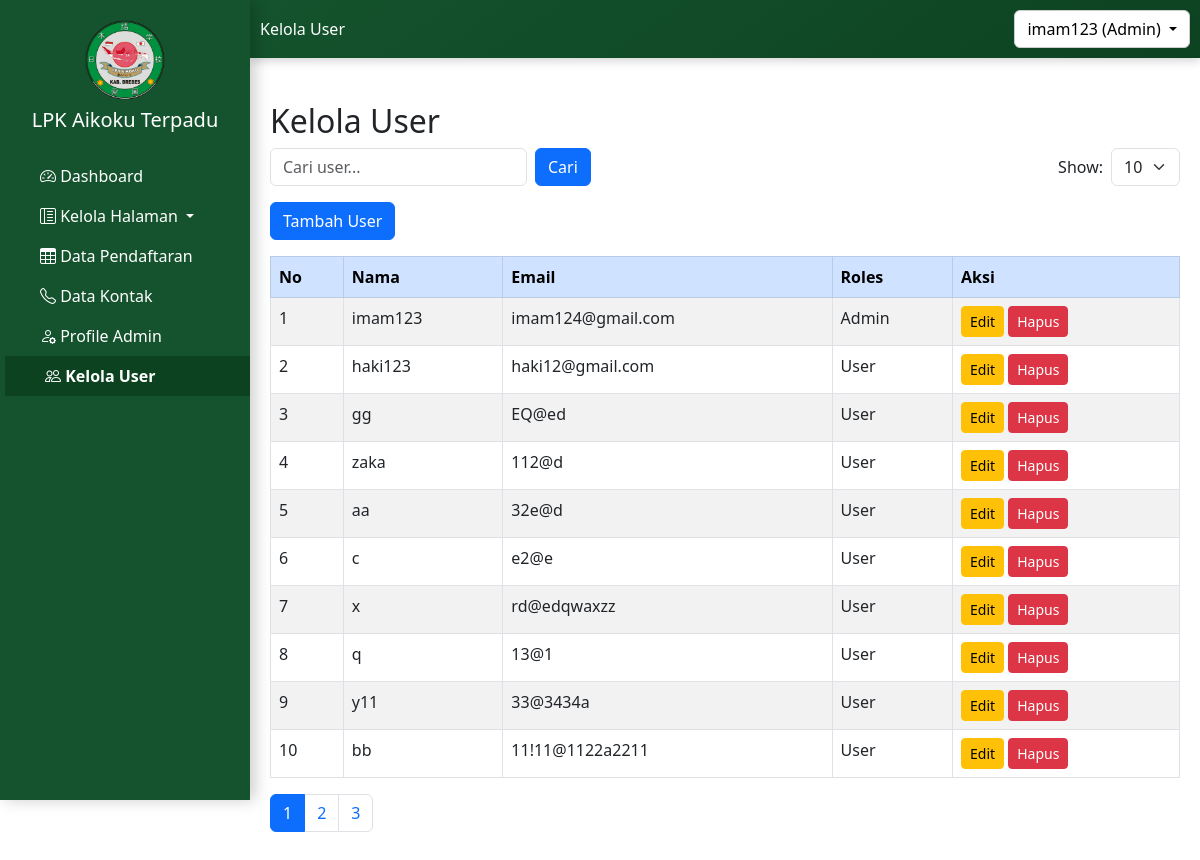
The page /admin/user/kelola_user.php (signed in) on the database its author committed.
### tables this page shows
CREATE TABLE `tb_pengguna` (
  `id_pengguna` int(11) NOT NULL,
  `username` varchar(50) NOT NULL,
  `password` varchar(255) NOT NULL,
  `email_pengguna` varchar(100) NOT NULL,
  `roles` enum('admin','user') DEFAULT 'user',
  `tanggal_aktivitas` timestamp NOT NULL DEFAULT current_timestamp()
);

### admin/user/kelola_user.php (the view, shortened to what this page needs)
<?php
$pageTitle = "Kelola User";
include '../../config.php';
$search = isset($_GET['search']) ? $_GET['search'] : '';
$show = isset($_GET['show']) ? intval($_GET['show']) : 10;
$page = isset($_GET['page']) ? (int) $_GET['page'] : 1;
$offset = ($page - 1) * $show;
$where = "";
$query = mysqli_query($mysqli, "SELECT * FROM tb_pengguna $where LIMIT $show OFFSET $offset");
$total_query = mysqli_query($mysqli, "SELECT COUNT(*) as total FROM tb_pengguna $where");
$total_data = mysqli_fetch_assoc($total_query)['total'];
$total_pages = ceil($total_data / $show);
?>
<!DOCTYPE html>
<html lang="id">
<head>
    <link href="https://cdn.jsdelivr.net/npm/bootstrap@5.3.0/dist/css/bootstrap.min.css" rel="stylesheet">
</head>
<body>
    <?php include '../../sidebar1.php'; ?>
    <div class="container mt-4 content">
        <h2><?= $pageTitle ?></h2>
        <div class="d-flex justify-content-between align-items-center mb-3">
            <form method="GET" action="" class="d-flex gap-2">
                <input type="text" name="search" class="form-control" placeholder="Cari user..."
                    value="<?= htmlspecialchars($search) ?>">
                <button type="submit" class="btn btn-primary">Cari</button>
            </form>
            <form method="GET" action="" class="d-flex align-items-center gap-2">
                <label for="show" class="mb-0">Show:</label>
                <select name="show" id="show" class="form-select" onchange="this.form.submit()">
                    <?php
                    $options = [5, 10, 15, 20, 50];
                    foreach ($options as $option) {
                        $selected = ($show == $option) ? 'selected' : '';
                        echo "<option value='$option' $selected>$option</option>";
                    }
                    ?>
                </select>
            </form>
        </div>
        <button class="btn btn-primary mb-3" data-bs-toggle="modal" data-bs-target="#tambahUserModal">Tambah
            User</button>
        <div class="table-responsive">
            <table class="table table-bordered table-striped">
                <thead class="table-primary">
                    <tr>
                        <th>No</th>
                        <th>Nama</th>
                        <th>Email</th>
                        <th>Roles</th>
                        <th>Aksi</th>
                    </tr>
                </thead>
                <tbody>
                    <?php
                    $no = 1;
                    while ($data = mysqli_fetch_assoc($query)) {
                        ?>
                        <tr>
                            <td><?= $no++ ?></td>
                            <td><?= htmlspecialchars($data['username']) ?></td>
                            <td><?= htmlspecialchars($data['email_pengguna']) ?></td>
                            <td><?= ucfirst($data['roles']) ?></td>
                            <td>
                                <a href="#" class="btn btn-warning btn-sm" data-bs-toggle="modal"
                                    data-bs-target="#editUserModal<?= $data['id_pengguna'] ?>">Edit</a>
                                <a href="hapus_user.php?id=<?= $data['id_pengguna'] ?>" class="btn btn-danger btn-sm"
                                    onclick="return confirm('Yakin ingin menghapus user ini?');">Hapus</a>
                            </td>
                        </tr>
                        <?php
                    }
                    ?>
                </tbody>
            </table>
        </div>
        <nav>
            <ul class="pagination">
                <?php for ($i = 1; $i <= $total_pages; $i++): ?>
                    <li class="page-item <?= ($i == $page) ? 'active' : '' ?>">
                        <a class="page-link"
                            href="?page=<?= $i ?>&show=<?= $show ?>&search=<?= urlencode($search) ?>"><?= $i ?></a>
                    </li>
                <?php endfor; ?>
            </ul>
        </nav>
    </div>
</body>
</html>

### sidebar1.php (style rules this page uses)
.content { margin-left: 250px; padding: 20px; overflow-x: auto; max-width: calc(100vw - 250px); }

### rows shown on the page
tb_pengguna: username "imam123", email_pengguna "imam124@gmail.com", roles "Admin"
tb_pengguna: username "haki123", email_pengguna "haki12@gmail.com", roles "User"
tb_pengguna: username "gg", email_pengguna "EQ@ed", roles "User"
tb_pengguna: username "zaka", email_pengguna "112@d", roles "User"
tb_pengguna: username "aa", email_pengguna "32e@d", roles "User"
tb_pengguna: username "c", email_pengguna "e2@e", roles "User"
tb_pengguna: username "x", email_pengguna "rd@edqwaxzz", roles "User"
tb_pengguna: username "q", email_pengguna "13@1", roles "User"
tb_pengguna: username "y11", email_pengguna "33@3434a", roles "User"
tb_pengguna: username "bb", email_pengguna "11!11@1122a2211", roles "User"

### other values the page prints
$pageTitle "Kelola User"
$_SESSION['username'] "imam123"
$_SESSION['roles'] "Admin"
form field show "10"
